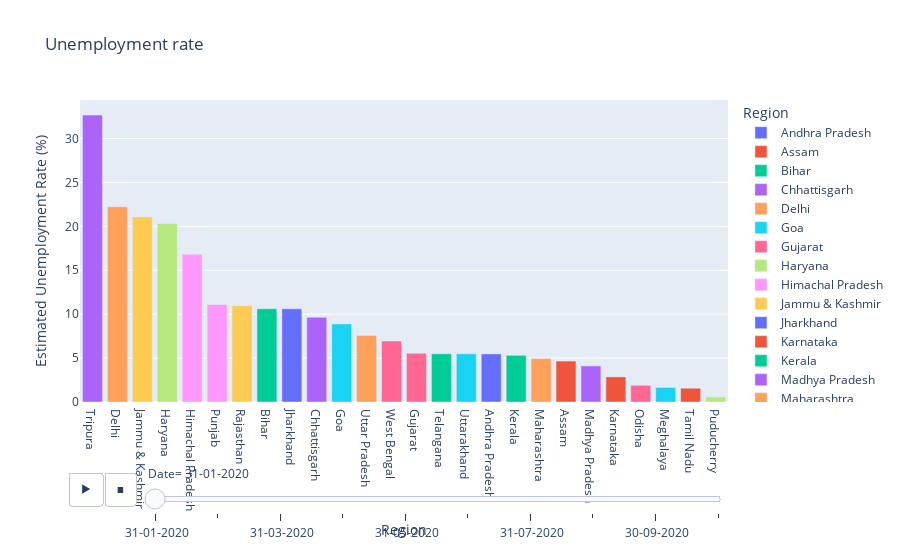

Here is the notebook cell this chart was saved with:
### Code cell
fg = px.bar(pq,x='Region',y=' Estimated Unemployment Rate (%)',color='Region',title='Unemployment rate',animation_frame=' Date',template='plotly')
fg.update_layout(xaxis={'categoryorder':'total descending'})
fg.show()

### Figure 1 — Plotly figure (JSON) as saved in the notebook; plotly's stock layout.template omitted (floating-point values rounded to 4 significant figures)
{"data": [{"alignmentgroup": "True", "hovertemplate": "Region=%{x}<br> Date= 31-01-2020<br> Estimated Unemployment Rate (%)=%{y}<extra></extra>", "legendgroup": "Andhra Pradesh", "marker": {"color": "#636efa", "pattern": {"shape": ""}}, "name": "Andhra Pradesh", "offsetgroup": "Andhra Pradesh", "orientation": "v", "showlegend": true, "textposition": "auto", "type": "bar", "x": ["Andhra Pradesh"], "xaxis": "x", "y": [5.48], "yaxis": "y"}, {"alignmentgroup": "True", "hovertemplate": "Region=%{x}<br> Date= 31-01-2020<br> Estimated Unemployment Rate (%)=%{y}<extra></extra>", "legendgroup": "Assam", "marker": {"color": "#EF553B", "pattern": {"shape": ""}}, "name": "Assam", "offsetgroup": "Assam", "orientation": "v", "showlegend": true, "textposition": "auto", "type": "bar", "x": ["Assam"], "xaxis": "x", "y": [4.66], "yaxis": "y"}, {"alignmentgroup": "True", "hovertemplate": "Region=%{x}<br> Date= 31-01-2020<br> Estimated Unemployment Rate (%)=%{y}<extra></extra>", "legendgroup": "Bihar", "marker": {"color": "#00cc96", "pattern": {"shape": ""}}, "name": "Bihar", "offsetgroup": "Bihar", "orientation": "v", "showlegend": true, "textposition": "auto", "type": "bar", "x": ["Bihar"], "xaxis": "x", "y": [10.61], "yaxis": "y"}, {"alignmentgroup": "True", "hovertemplate": "Region=%{x}<br> Date= 31-01-2020<br> Estimated Unemployment Rate (%)=%{y}<extra></extra>", "legendgroup": "Chhattisgarh", "marker": {"color": "#ab63fa", "pattern": {"shape": ""}}, "name": "Chhattisgarh", "offsetgroup": "Chhattisgarh", "orientation": "v", "showlegend": true, "textposition": "auto", "type": "bar", "x": ["Chhattisgarh"], "xaxis": "x", "y": [9.65], "yaxis": "y"}, {"alignmentgroup": "True", "hovertemplate": "Region=%{x}<br> Date= 31-01-2020<br> Estimated Unemployment Rate (%)=%{y}<extra></extra>", "legendgroup": "Delhi", "marker": {"color": "#FFA15A", "pattern": {"shape": ""}}, "name": "Delhi", "offsetgroup": "Delhi", "orientation": "v", "showlegend": true, "textposition": "auto", "type": "bar", "x": ["Delhi"], "xaxis": "x", "y": [22.23], "yaxis": "y"}, {"alignmentgroup": "True", "hovertemplate": "Region=%{x}<br> Date= 31-01-2020<br> Estimated Unemployment Rate (%)=%{y}<extra></extra>", "legendgroup": "Goa", "marker": {"color": "#19d3f3", "pattern": {"shape": ""}}, "name": "Goa", "offsetgroup": "Goa", "orientation": "v", "showlegend": true, "textposition": "auto", "type": "bar", "x": ["Goa"], "xaxis": "x", "y": [8.89], "yaxis": "y"}, {"alignmentgroup": "True", "hovertemplate": "Region=%{x}<br> Date= 31-01-2020<br> Estimated Unemployment Rate (%)=%{y}<extra></extra>", "legendgroup": "Gujarat", "marker": {"color": "#FF6692", "pattern": {"shape": ""}}, "name": "Gujarat", "offsetgroup": "Gujarat", "orientation": "v", "showlegend": true, "textposition": "auto", "type": "bar", "x": ["Gujarat"], "xaxis": "x", "y": [5.54], "yaxis": "y"}, {"alignmentgroup": "True", "hovertemplate": "Region=%{x}<br> Date= 31-01-2020<br> Estimated Unemployment Rate (%)=%{y}<extra></extra>", "legendgroup": "Haryana", "marker": {"color": "#B6E880", "pattern": {"shape": ""}}, "name": "Haryana", "offsetgroup": "Haryana", "orientation": "v", "showlegend": true, "textposition": "auto", "type": "bar", "x": ["Haryana"], "xaxis": "x", "y": [20.34], "yaxis": "y"}, {"alignmentgroup": "True", "hovertemplate": "Region=%{x}<br> Date= 31-01-2020<br> Estimated Unemployment Rate (%)=%{y}<extra></extra>", "legendgroup": "Himachal Pradesh", "marker": {"color": "#FF97FF", "pattern": {"shape": ""}}, "name": "Himachal Pradesh", "offsetgroup": "Himachal Pradesh", "orientation": "v", "showlegend": true, "textposition": "auto", "type": "bar", "x": ["Himachal Pradesh"], "xaxis": "x", "y": [16.83], "yaxis": "y"}, {"alignmentgroup": "True", "hovertemplate": "Region=%{x}<br> Date= 31-01-2020<br> Estimated Unemployment Rate (%)=%{y}<extra></extra>", "legendgroup": "Jammu & Kashmir", "marker": {"color": "#FECB52", "pattern": {"shape": ""}}, "name": "Jammu & Kashmir", "offsetgroup": "Jammu & Kashmir", "orientation": "v", "showlegend": true, "textposition": "auto", "type": "bar", "x": ["Jammu & Kashmir"], "xaxis": "x", "y": [21.08], "yaxis": "y"}, {"alignmentgroup": "True", "hovertemplate": "Region=%{x}<br> Date= 31-01-2020<br> Estimated Unemployment Rate (%)=%{y}<extra></extra>", "legendgroup": "Jharkhand", "marker": {"color": "#636efa", "pattern": {"shape": ""}}, "name": "Jharkhand", "offsetgroup": "Jharkhand", "orientation": "v", "showlegend": true, "textposition": "auto", "type": "bar", "x": ["Jharkhand"], "xaxis": "x", "y": [10.61], "yaxis": "y"}, {"alignmentgroup": "True", "hovertemplate": "Region=%{x}<br> Date= 31-01-2020<br> Estimated Unemployment Rate (%)=%{y}<extra></extra>", "legendgroup": "Karnataka", "marker": {"color": "#EF553B", "pattern": {"shape": ""}}, "name": "Karnataka", "offsetgroup": "Karnataka", "orientation": "v", "showlegend": true, "textposition": "auto", "type": "bar", "x": ["Karnataka"], "xaxis": "x", "y": [2.86], "yaxis": "y"}, {"alignmentgroup": "True", "hovertemplate": "Region=%{x}<br> Date= 31-01-2020<br> Estimated Unemployment Rate (%)=%{y}<extra></extra>", "legendgroup": "Kerala", "marker": {"color": "#00cc96", "pattern": {"shape": ""}}, "name": "Kerala", "offsetgroup": "Kerala", "orientation": "v", "showlegend": true, "textposition": "auto", "type": "bar", "x": ["Kerala"], "xaxis": "x", "y": [5.31], "yaxis": "y"}, {"alignmentgroup": "True", "hovertemplate": "Region=%{x}<br> Date= 31-01-2020<br> Estimated Unemployment Rate (%)=%{y}<extra></extra>", "legendgroup": "Madhya Pradesh", "marker": {"color": "#ab63fa", "pattern": {"shape": ""}}, "name": "Madhya Pradesh", "offsetgroup": "Madhya Pradesh", "orientation": "v", "showlegend": true, "textposition": "auto", "type": "bar", "x": ["Madhya Pradesh"], "xaxis": "x", "y": [4.11], "yaxis": "y"}, {"alignmentgroup": "True", "hovertemplate": "Region=%{x}<br> Date= 31-01-2020<br> Estimated Unemployment Rate (%)=%{y}<extra></extra>", "legendgroup": "Maharashtra", "marker": {"color": "#FFA15A", "pattern": {"shape": ""}}, "name": "Maharashtra", "offsetgroup": "Maharashtra", "orientation": "v", "showlegend": true, "textposition": "auto", "type": "bar", "x": ["Maharashtra"], "xaxis": "x", "y": [4.95], "yaxis": "y"}, {"alignmentgroup": "True", "hovertemplate": "Region=%{x}<br> Date= 31-01-2020<br> Estimated Unemployment Rate (%)=%{y}<extra></extra>", "legendgroup": "Meghalaya", "marker": {"color": "#19d3f3", "pattern": {"shape": ""}}, "name": "Meghalaya", "offsetgroup": "Meghalaya", "orientation": "v", "showlegend": true, "textposition": "auto", "type": "bar", "x": ["Meghalaya"], "xaxis": "x", "y": [1.66], "yaxis": "y"}, {"alignmentgroup": "True", "hovertemplate": "Region=%{x}<br> Date= 31-01-2020<br> Estimated Unemployment Rate (%)=%{y}<extra></extra>", "legendgroup": "Odisha", "marker": {"color": "#FF6692", "pattern": {"shape": ""}}, "name": "Odisha", "offsetgroup": "Odisha", "orientation": "v", "showlegend": true, "textposition": "auto", "type": "bar", "x": ["Odisha"], "xaxis": "x", "y": [1.9], "yaxis": "y"}, {"alignmentgroup": "True", "hovertemplate": "Region=%{x}<br> Date= 31-01-2020<br> Estimated Unemployment Rate (%)=%{y}<extra></extra>", "legendgroup": "Puducherry", "marker": {"color": "#B6E880", "pattern": {"shape": ""}}, "name": "Puducherry", "offsetgroup": "Puducherry", "orientation": "v", "showlegend": true, "textposition": "auto", "type": "bar", "x": ["Puducherry"], "xaxis": "x", "y": [0.58], "yaxis": "y"}, {"alignmentgroup": "True", "hovertemplate": "Region=%{x}<br> Date= 31-01-2020<br> Estimated Unemployment Rate (%)=%{y}<extra></extra>", "legendgroup": "Punjab", "marker": {"color": "#FF97FF", "pattern": {"shape": ""}}, "name": "Punjab", "offsetgroup": "Punjab", "orientation": "v", "showlegend": true, "textposition": "auto", "type": "bar", "x": ["Punjab"], "xaxis": "x", "y": [11.11], "yaxis": "y"}, {"alignmentgroup": "True", "hovertemplate": "Region=%{x}<br> Date= 31-01-2020<br> Estimated Unemployment Rate (%)=%{y}<extra></extra>", "legendgroup": "Rajasthan", "marker": {"color": "#FECB52", "pattern": {"shape": ""}}, "name": "Rajasthan", "offsetgroup": "Rajasthan", "orientation": "v", "showlegend": true, "textposition": "auto", "type": "bar", "x": ["Rajasthan"], "xaxis": "x", "y": [10.97], "yaxis": "y"}, {"alignmentgroup": "True", "hovertemplate": "Region=%{x}<br> Date= 31-01-2020<br> Estimated Unemployment Rate (%)=%{y}<extra></extra>", "legendgroup": "Tamil Nadu", "marker": {"color": "#EF553B", "pattern": {"shape": ""}}, "name": "Tamil Nadu", "offsetgroup": "Tamil Nadu", "orientation": "v", "showlegend": true, "textposition": "auto", "type": "bar", "x": ["Tamil Nadu"], "xaxis": "x", "y": [1.57], "yaxis": "y"}, {"alignmentgroup": "True", "hovertemplate": "Region=%{x}<br> Date= 31-01-2020<br> Estimated Unemployment Rate (%)=%{y}<extra></extra>", "legendgroup": "Telangana", "marker": {"color": "#00cc96", "pattern": {"shape": ""}}, "name": "Telangana", "offsetgroup": "Telangana", "orientation": "v", "showlegend": true, "textposition": "auto", "type": "bar", "x": ["Telangana"], "xaxis": "x", "y": [5.49], "yaxis": "y"}, {"alignmentgroup": "True", "hovertemplate": "Region=%{x}<br> Date= 31-01-2020<br> Estimated Unemployment Rate (%)=%{y}<extra></extra>", "legendgroup": "Tripura", "marker": {"color": "#ab63fa", "pattern": {"shape": ""}}, "name": "Tripura", "offsetgroup": "Tripura", "orientation": "v", "showlegend": true, "textposition": "auto", "type": "bar", "x": ["Tripura"], "xaxis": "x", "y": [32.67], "yaxis": "y"}, {"alignmentgroup": "True", "hovertemplate": "Region=%{x}<br> Date= 31-01-2020<br> Estimated Unemployment Rate (%)=%{y}<extra></extra>", "legendgroup": "Uttar Pradesh", "marker": {"color": "#FFA15A", "pattern": {"shape": ""}}, "name": "Uttar Pradesh", "offsetgroup": "Uttar Pradesh", "orientation": "v", "showlegend": true, "textposition": "auto", "type": "bar", "x": ["Uttar Pradesh"], "xaxis": "x", "y": [7.58], "yaxis": "y"}, {"alignmentgroup": "True", "hovertemplate": "Region=%{x}<br> Date= 31-01-2020<br> Estimated Unemployment Rate (%)=%{y}<extra></extra>", "legendgroup": "Uttarakhand", "marker": {"color": "#19d3f3", "pattern": {"shape": ""}}, "name": "Uttarakhand", "offsetgroup": "Uttarakhand", "orientation": "v", "showlegend": true, "textposition": "auto", "type": "bar", "x": ["Uttarakhand"], "xaxis": "x", "y": [5.49], "yaxis": "y"}, {"alignmentgroup": "True", "hovertemplate": "Region=%{x}<br> Date= 31-01-2020<br> Estimated Unemployment Rate (%)=%{y}<extra></extra>", "legendgroup": "West Bengal", "marker": {"color": "#FF6692", "pattern": {"shape": ""}}, "name": "West Bengal", "offsetgroup": "West Bengal", "orientation": "v", "showlegend": true, "textposition": "auto", "type": "bar", "x": ["West Bengal"], "xaxis": "x", "y": [6.94], "yaxis": "y"}], "layout": {"barmode": "relative", "legend": {"title": {"text": "Region"}, "tracegroupgap": 0}, "sliders": [{"active": 0, "currentvalue": {"prefix": " Date="}, "len": 0.9, "pad": {"b": 10, "t": 60}, "steps": [{"args": [[" 31-01-2020"], {"frame": {"duration": 0, "redraw": true}, "fromcurrent": true, "mode": "immediate", "transition": {"duration": 0, "easing": "linear"}}], "label": " 31-01-2020", "method": "animate"}, {"args": [[" 29-02-2020"], {"frame": {"duration": 0, "redraw": true}, "fromcurrent": true, "mode": "immediate", "transition": {"duration": 0, "easing": "linear"}}], "label": " 29-02-2020", "method": "animate"}, {"args": [[" 31-03-2020"], {"frame": {"duration": 0, "redraw": true}, "fromcurrent": true, "mode": "immediate", "transition": {"duration": 0, "easing": "linear"}}], "label": " 31-03-2020", "method": "animate"}, {"args": [[" 30-04-2020"], {"frame": {"duration": 0, "redraw": true}, "fromcurrent": true, "mode": "immediate", "transition": {"duration": 0, "easing": "linear"}}], "label": " 30-04-2020", "method": "animate"}, {"args": [[" 31-05-2020"], {"frame": {"duration": 0, "redraw": true}, "fromcurrent": true, "mode": "immediate", "transition": {"duration": 0, "easing": "linear"}}], "label": " 31-05-2020", "method": "animate"}, {"args": [[" 30-06-2020"], {"frame": {"duration": 0, "redraw": true}, "fromcurrent": true, "mode": "immediate", "transition": {"duration": 0, "easing": "linear"}}], "label": " 30-06-2020", "method": "animate"}, {"args": [[" 31-07-2020"], {"frame": {"duration": 0, "redraw": true}, "fromcurrent": true, "mode": "immediate", "transition": {"duration": 0, "easing": "linear"}}], "label": " 31-07-2020", "method": "animate"}, {"args": [[" 31-08-2020"], {"frame": {"duration": 0, "redraw": true}, "fromcurrent": true, "mode": "immediate", "transition": {"duration": 0, "easing": "linear"}}], "label": " 31-08-2020", "method": "animate"}, {"args": [[" 30-09-2020"], {"frame": {"duration": 0, "redraw": true}, "fromcurrent": true, "mode": "immediate", "transition": {"duration": 0, "easing": "linear"}}], "label": " 30-09-2020", "method": "animate"}, {"args": [[" 31-10-2020"], {"frame": {"duration": 0, "redraw": true}, "fromcurrent": true, "mode": "immediate", "transition": {"duration": 0, "easing": "linear"}}], "label": " 31-10-2020", "method": "animate"}], "x": 0.1, "xanchor": "left", "y": 0, "yanchor": "top"}], "title": {"text": "Unemployment rate"}, "updatemenus": [{"buttons": [{"args": [null, {"frame": {"duration": 500, "redraw": true}, "fromcurrent": true, "mode": "immediate", "transition": {"duration": 500, "easing": "linear"}}], "label": "&#9654;", "method": "animate"}, {"args": [[null], {"frame": {"duration": 0, "redraw": true}, "fromcurrent": true, "mode": "immediate", "transition": {"duration": 0, "easing": "linear"}}], "label": "&#9724;", "method": "animate"}], "direction": "left", "pad": {"r": 10, "t": 70}, "showactive": false, "type": "buttons", "x": 0.1, "xanchor": "right", "y": 0, "yanchor": "top"}], "xaxis": {"anchor": "y", "categoryarray": ["Andhra Pradesh", "Assam", "Bihar", "Chhattisgarh", "Delhi", "Goa", "Gujarat", "Haryana", "Himachal Pradesh", "Jammu & Kashmir", "Jharkhand", "Karnataka", "Kerala", "Madhya Pradesh", "Maharashtra", "Meghalaya", "Odisha", "Puducherry", "Punjab", "Rajasthan", "Sikkim", "Tamil Nadu", "Telangana", "Tripura", "Uttar Pradesh", "Uttarakhand", "West Bengal"], "categoryorder": "total descending", "domain": [0, 1], "title": {"text": "Region"}}, "yaxis": {"anchor": "x", "domain": [0, 1], "title": {"text": " Estimated Unemployment Rate (%)"}}}}
